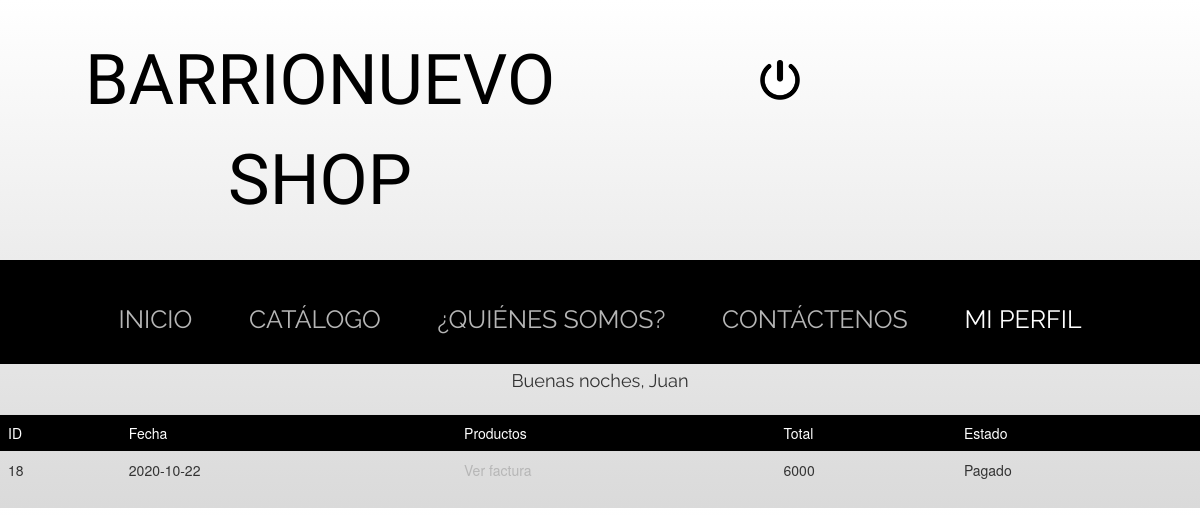
/historial.php (signed in), run on the app's committed database.
### tables this page shows
CREATE TABLE `personas` (
  `cedula` int(100) NOT NULL,
  `nombre` text NOT NULL,
  `apellido` text NOT NULL,
  `direccion` varchar(100) NOT NULL,
  `telefono` int(100) NOT NULL,
  `correo` varchar(100) NOT NULL,
  `tipousu` int(100) NOT NULL,
  `claveusu` varchar(100) NOT NULL
);

CREATE TABLE `factura` (
  `id` int(100) NOT NULL,
  `fecha` varchar(100) NOT NULL,
  `id_usuario` int(11) NOT NULL,
  `total` int(100) NOT NULL,
  `estado` enum('Pagado','No pagado') NOT NULL
);

### historial.php (the view, shortened to what this page needs)
<!DOCTYPE html>
<html lang="es">
<link rel="stylesheet" href="https://maxcdn.bootstrapcdn.com/bootstrap/3.3.7/css/bootstrap.min.css">
<link rel="stylesheet" type="text/css" href="css/stylos.css">
<head>
</head>
<body>
<header>
  <p class="titulo" style="padding: 10px;">BARRIONUEVO SHOP </p>
  <?php
  if ($_SESSION['usuario']){
    echo "<a href='cierre.php'><img src='images/cierre.jpg' class='cierreSesion' title='Cerrar sesión'> </a><br>"; }
  ?>
</header>
    <div>
    <div class='headi'>
      <ul>
        <li><a href="index.php" >Inicio</a></li>
        <li><a href="productos.php">Catálogo</a></li>
        <li><a href="quienes.php">¿Quiénes somos?</a></li>
        <li><a href="contacto.php">Contáctenos</a> </li>
        <li><a href="" class="current" >Mi perfil</a> </li>
      </ul>
    </div>
  <section>
  <?php
  if ($_SESSION['usuario']){
  include_once("conexion.php");
if (isset($_SESSION['entrar'])){
  $correo = $_SESSION['usuario'];
  $sql="SELECT nombre FROM personas WHERE correo='$correo'";
  $resultado=$conexion->query($sql);
  $rows=$resultado->fetch_assoc();
  $nombre=$rows['nombre'];
    $date = date ("H");
    if ($date < 12) {echo "<section class='welcome'>Buenos días, ".$nombre."</section><br>";}
    else if ($date < 18) {echo "<section class='welcome'>Buenas tardes, ".$nombre."</section><br>";}
    else {echo "<section class='welcome'>Buenas noches, ".$nombre."</section><br>";}
  }
?>
<section>
    <?php
$id=$_SESSION['idNombre'];
$query="SELECT * FROM factura WHERE id_usuario='$id' ORDER BY fecha";
$buscarpedidos=$conexion->query($query);
if ($buscarpedidos->num_rows > 0)
{
  $tabla.=
  '<table class="table">
    <tr class="bg-primary tabla">
      <td>ID</td>
      <td>Fecha</td>
      <td>Productos</td>
      <td>Total</td>
       <td>Estado</td>
    </tr>';
  while($filaid= $buscarpedidos->fetch_assoc())
  {
    $tabla.=
    '<tr>
      <td>'.$filaid['id'].'</td>
      <td>'.$filaid['fecha'].'</td>
      <td>'."<a href=factura2.php?id=".$filaid['id'].">Ver factura</a>".'</td>
      <td>'.$filaid['total'].'</td>
      <td>'.$filaid['estado'].'</td>
     </tr>
    ';
  }
  $tabla.='</table>';
} else
  {
    $tabla="No se han encontrado pedidos a su nombre.";
  }
echo $tabla;
} ?>
    </body>
</html>

### css/stylos.css (style rules this page uses)
* { margin:0; padding:0; }
.titulo, .titulo_admin { font-family:"Ruda"; font-size: 5em; text-align: center; color: black; margin: 20px; float: left; width: 50%; }
.headi { overflow-y: auto; text-align: center; width: 100%; display: inline-block; font-size: 60px; background-color: black; color: white; text-decoration: none; }
ul { padding: 0; }
li { color: white; display: inline-block; font-family: "Raleway", sans-serif; font-size: 25px; text-transform: uppercase; margin: 16px 20px; }
a { color: #B6B6B6; text-decoration: none; }
.current,a:hover { color: white; text-decoration: none; }
.cierreSesion { width: 40px; height: 40px; float: right; margin-right: 400px; margin-top: 60px; }
.welcome { font-family: Raleway; font-size: 1.3em; text-align: center; }
.tabla { background-color: black; width: 100%; }
body { background: linear-gradient(white, #DADADA); }

### data on the page
personas: nombre "Juan"
factura: id "18", fecha "2020-10-22", total "6000", estado "Pagado"
